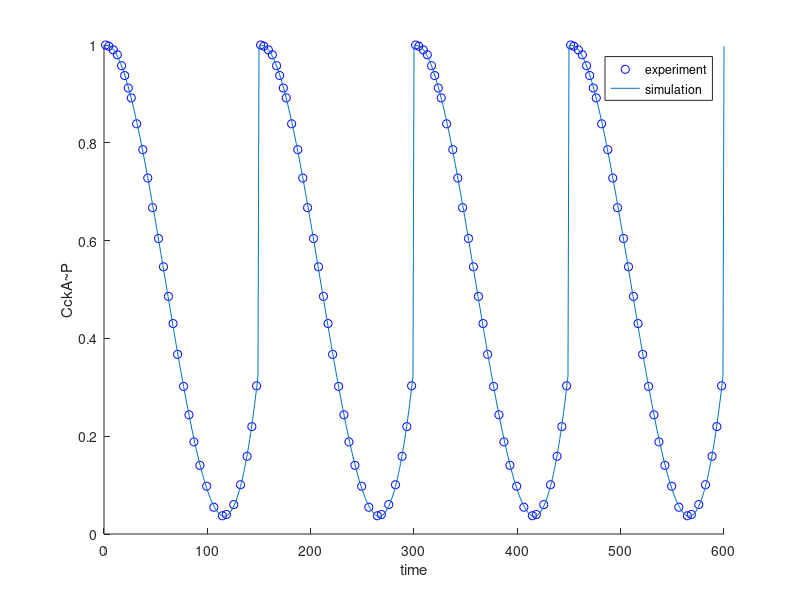

Source code (MATLAB):
clc
clear all
%fit curve
%%CckA~P
%  x = [10,20,40,60,80,100,120];
%  o = [0.365958, 0.247904, 0.125544, 0.295375, 0.632501, 0.99639, 0.998939];
%%DivK~P_old pole
% x=[2.51514,9.45,16.4,23.54,30.305,37.26,43.83,50.78,57.93,64.68,72.2,78.94,84.7,89.7,93.73,97,98];
% o=[2.48445,2.05,3.88,6.15,9.32,13.17,17.02,20.42,22.7,24.07,23.64,21.63,17.6,12.88,8.16,3,0];
%%Div~P_free
x=[1.54,4.62,9.05,12.9,17,20.02,23.5,26.38,31.58,37.55,42.36,46.98,52.76,57.57,62.39,66.82,71.25,77.02,82.22,87.03,92.81,99.36,106.29...
,114.57,118.42,125.55,132.09,138.45,143.07,147.67];
o=[89.8,89.58,88.9,88,86,84.19,81.9,80.09,75.33,70.58,65.37,59.93,54.27,49.07,43.63,38.65,32.99,27.1,21.89...
,16.91,12.61,8.77,4.92,3.35,3.58,5.4,9.043,14.27,19.72,27.21];
 c = o/max(o);
%cftool
%x as x-axis, c as y-axis, polynomial, degree 3
%%%%%%% %result% %%%%%%%%%%%%
%%%%%%CckA~P
% f(x) = p1*x^3 + p2*x^2 + p3*x + p4
% Coefficients (with 95% confidence bounds):
%        p1 =  -3.491e-06  (-5.432e-06, -1.55e-06)
%        p2 =   0.0007817  (0.0003982, 0.001165)
%        p3 =    -0.04119  (-0.06252, -0.01985)
%        p4 =      0.7378  (0.4382, 1.038)
% Goodness of fit:
%   SSE: 0.008382
%   R-square: 0.9892
%   Adjusted R-square: 0.9784
%   RMSE: 0.05286
%%%%%% DivK~P_old pole
%  f(x) = p1*x^3 + p2*x^2 + p3*x + p4
%  p1 =  -8.515e-06;
%        p2 =   0.0009505;
%        p3 =    -0.01231 ;
%        p4 =      0.1302 ;
%%%%%%DivK~P_free
p1 =   1.315e-06 ;
       p2 =  -0.0002346 ;
       p3 =    0.001233;
       p4 =      0.9975;
%%%%%%%%compare experimental data with fitting curve%%%%%%%%%%%
x=[x,x+150,x+300,x+450];
c=[c,c];
c=[c,c];
scatter(x,c,'b')
hold on;
T=150;%period
t1=0:1:600;
  t_d=rem(t1,T); %return remainder after division t/T
  

%y=(p1*t_d.^3 + p2*t_d.^2 + p3*t_d + p4).*(t_d<=98)+0*(t_d>98);%%DivK~P_old
%pole
y=(p1*t_d.^3 + p2*t_d.^2 + p3*t_d + p4);
plot(t1, y)
 xlabel('time')
ylabel('CckA~P')
legend('experiment','simulation')
